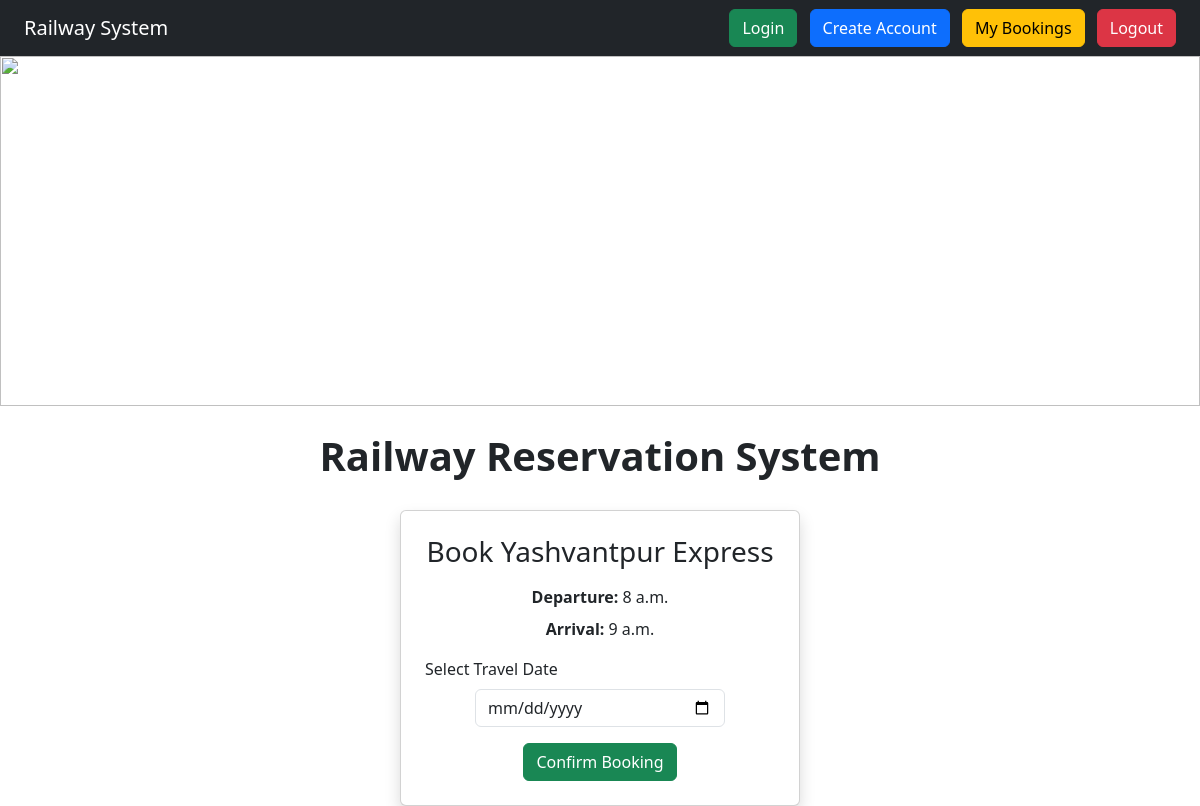
/book/7/ (signed in), run on the app's committed database.
### reservation/models.py (models this page shows, shortened)
class Train(models.Model):
    TRAIN_TYPES = (
        ('AC', 'AC'),
        ('Sleeper', 'Sleeper'),
        ('General', 'General'),
    )
    train_number = models.CharField(max_length=20,default="TEMP123")
    name = models.CharField(max_length=100)
    source = models.CharField(max_length=100)
    destination = models.CharField(max_length=100)
    departure_time = models.TimeField(default="00:00:00")
    arrival_time = models.TimeField(default="00:00:00")
    price = models.IntegerField(default=500)
    coach_type = models.CharField(
    max_length=20,
    choices=[
        ('AC', 'AC'),
        ('Sleeper', 'Sleeper'),
        ('General', 'General')
    ],
    default='AC'
)
    seats = models.IntegerField()

### reservation/views.py (the view, shortened to what this page needs)
# urls.py: path('book/<int:train_id>/', views.book_train, name="book"),
@login_required
def book_train(request, train_id):
    train = get_object_or_404(Train, id=train_id)
    return render(request, 'reservation/book.html', {'train': train})

### reservation/templates/reservation/book.html (shortened to what this page needs)
{% extends 'reservation/base.html' %}
{% block content %}
<div class="d-flex justify-content-center">
    <div class="card shadow p-4 text-center" style="width: 400px;">
        <h3 class="mb-3">Book {{ train.name }}</h3>
        <p class="mb-2"><strong>Departure:</strong> {{ train.departure_time }}</p>
        <p class="mb-3"><strong>Arrival:</strong> {{ train.arrival_time }}</p>
        <form method="POST">
            <div class="mb-3 text-start">
                <label class="form-label">Select Travel Date</label>
                <input type="date" name="travel_date"
                       class="form-control"
                       style="width: 250px; margin: auto;"
                       required>
            </div>
            <button type="submit" class="btn btn-success">
                Confirm Booking
            </button>
        </form>
    </div>
</div>
{% endblock %}

### data on the page
Train: name "Yashvantpur Express", departure_time "8 a.m.", arrival_time "9 a.m."
